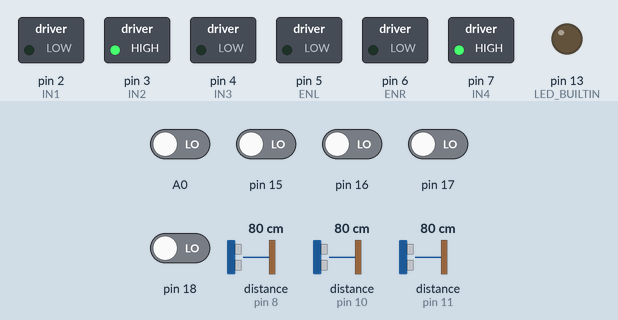
Simulated run of this sketch. Board: Arduino Uno, built with avr-gcc and run on an emulated ATmega328P. Shown: switched loads named in the sketch (green lamp = pin HIGH), output pins drawn as LEDs (lit = HIGH). Dashed ring = blinking. Inputs (shaded band) come from the test bench; at power-on: A0, pin 15–18 LOW, distance to the obstacle (sensors on pin 10, pin 8, pin 11) 80 cm. The echo pulse lasts 58.3 µs per cm; what the sketch prints to the serial monitor is not drawn.

Above: at 1.2 s.
1.3 s: distance to the obstacle (sensor on pin 10) set to 81 cm
At 1.73 s:
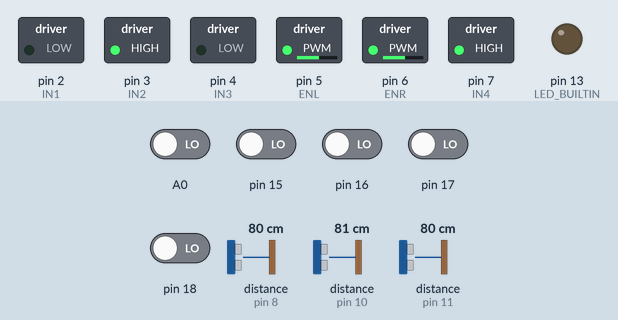
4.3 s: distance to the obstacle (sensor on pin 8) set to 28 cm
At 4.53 s:
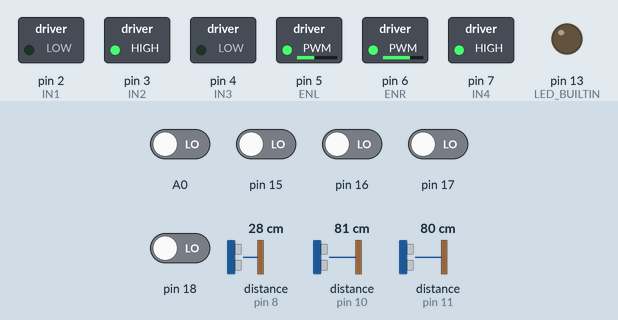
7.3 s: distance to the obstacle (sensor on pin 8) set to 23 cm
At 12.6 s:
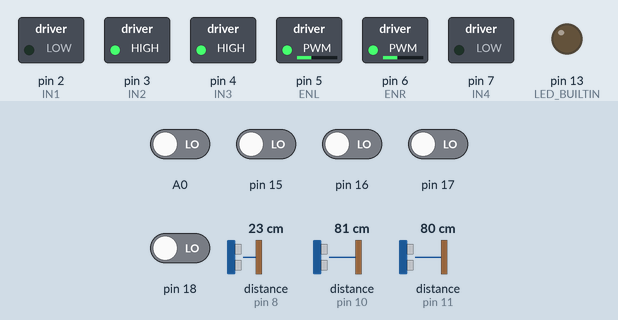
Timing chart, 0 to 14.1 s (numbered marks = the images above; inputs shaded):
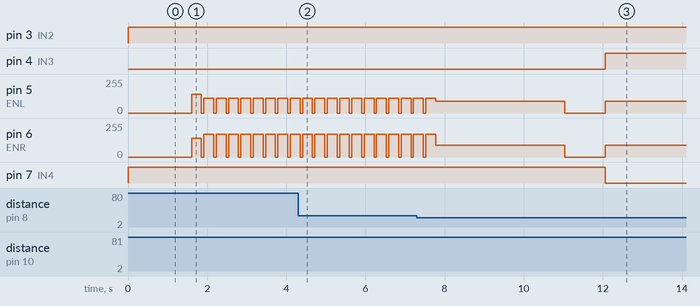

The sketch:

VLF.ino
```cpp
#include <NewPing.h>
#define F_Sonar 8
#define R_Sonar 10
#define L_Sonar 11

#define SONAR_NUM 3 //number of sensor
#define MaxDistance 600  //Maxium distance (in cm) to ping.

#define IN1 2 //left
#define IN2 3
#define IN3 4 //right
#define IN4 7

#define ENL 5 //left
#define ENR 6 //right

int robot_width = 200; // 로봇의 너비
int mazor_width = 500; // 미로의 폭
int mazor_width_tolerance = 10; // 센서의 오차범위
int measure_width; // 총 산출값
int DF_3 = 250;

int a;
int L_Ms, R_Ms;
int line_sensor[5] = {0,0,0,0,0};


float R_sonar_Distance = 0.0; //현재 소나센서 측정값
float R_sonar_Distance_old = 0.0; //전에 측정했던 과거값
float R_sonar_Error = 0.0; //현재 - old

float L_sonar_Distance = 0.0;
float L_sonar_Distance_old = 0.0;
float L_sonar_Error = 0.0;

float F_sonar_Distance = 0.0;
float F_sonar_Distance_old = 0.0;
float F_sonar_Error = 0.0;


NewPing sonar[SONAR_NUM]= {   //Sensor object array.
NewPing (8,8,MaxDistance), //F   Each sensor's trigger pin, echo pin, and max distance to ping.
NewPing (10,10,MaxDistance), //R
NewPing (11,11,MaxDistance) //L
};

void moter(int i, int L_Ms, int R_Ms)
{
  switch(i)
  {
    case 1 ://전진
    digitalWrite(IN1, LOW);
    digitalWrite(IN2, HIGH);
    digitalWrite(IN3, LOW);
    digitalWrite(IN4, HIGH);
    analogWrite(ENL, L_Ms);
    analogWrite(ENR, R_Ms);
    break;

    case 2 ://후진
    digitalWrite(IN1, HIGH);
    digitalWrite(IN2, LOW);
    digitalWrite(IN3, HIGH);
    digitalWrite(IN4, LOW);
    analogWrite(ENL, L_Ms);
    analogWrite(ENR, R_Ms);
    break;

    case 3 ://우회전
    digitalWrite(IN1, LOW);
    digitalWrite(IN2, HIGH);
    digitalWrite(IN3, HIGH);
    digitalWrite(IN4, LOW);
    analogWrite(ENL, L_Ms);
    analogWrite(ENR, R_Ms);
    break;

    case 4 ://좌회전
    digitalWrite(IN1, HIGH);
    digitalWrite(IN2, LOW);
    digitalWrite(IN3, LOW);
    digitalWrite(IN4, HIGH);
    analogWrite(ENL, L_Ms);
    analogWrite(ENR, R_Ms);
    break;

    case 5 ://잠시 정지
    analogWrite(ENL,0);
    analogWrite(ENR,0);
    delay(1000);
    break;
  }
}

int read_line_sensor()
{
  int i,sum = 0; //초기화
  int line_index;

  for(i=0; i<5; i++)
  {
    line_sensor[i] = digitalRead(A0+i);//아날로그 핀(A0) [흰바탕에 검은색 인식] , 라인 트레이싱 시에는 (1-) 삭제, sum =을 5 로 바꿈
    sum += line_sensor[i];
    Serial.print(line_sensor[i]);
    Serial.print("  ");
  }
    Serial.println("");

  //line sensor[0] line sensor[1] line sensor[2] line sensor[3] line sensor[4]
  //   -4      -3      -2      -1       0       1       2       3       4

if((sum == 5)||(sum == 0))

  line_index = -10;

if(sum == 1)
{
  if(line_sensor[0]==1) line_index = -4;
  if(line_sensor[1]==1) line_index = -2;
  if(line_sensor[2]==1) line_index =  0;
  if(line_sensor[3]==1) line_index =  2;
  if(line_sensor[4]==1) line_index =  4;
}

if(sum == 2)
{
  if((line_sensor[0]==1) && (line_sensor[1]==1) ) line_index = -3;
  if((line_sensor[1]==1) && (line_sensor[2]==1) ) line_index = -1;
  if((line_sensor[2]==1) && (line_sensor[3]==1) ) line_index =  1;
  if((line_sensor[3]==1) && (line_sensor[4]==1) ) line_index =  3;
}

Serial.print("line_index",line_index);
Serial.println("");
return line_index;

}


void cwrotation()//회전
{
  int i;
  double min_dg = 0.0; //각도 측정 최솟값
  double min_dg2 = 0.0;
  min_dg = F_sonar_Distance;
  for(i=0; i<400; i++)
  {
    moter(1,90,90);

    min_dg2 = F_sonar_Distance;
    if (min_dg > min_dg2)
    {
      min_dg = min_dg2;
    }

    if(F_sonar_Distance < MaxDistance)
    {
      F_sonar_Distance = MaxDistance;
    }
    Serial.println(F_sonar_Distance);

  }
   moter(1,0,0);
   delay(1000);
   Serial.println("ㅡㅡㅡㅡㅡㅡㅡㅡㅡㅡㅡㅡㅡ");
   Serial.println(min_dg);    //최소값 추출 완료
   Serial.println("ㅡㅡㅡㅡㅡㅡㅡㅡㅡㅡㅡㅡㅡ");

   while(1)
   {
         moter(3,90,90);


            Serial.println("ㅡㅡㅡㅡㅡㅡㅡㅡㅡㅡㅡㅡㅡㅡㅡ");
            Serial.println(L_sonar_Distance);     //최소값을 따라가야할 L값
            Serial.println(R_sonar_Distance);     //최소값을 따라가야할 R값
            Serial.println("ㅡㅡㅡㅡㅡㅡㅡㅡㅡㅡㅡㅡㅡㅡㅡ");
         if(L_sonar_Distance < min_dg + 1 && L_sonar_Distance > min_dg - 1)
         {
          delay(250);
            Serial.println("ㅡㅡㅡㅡㅡㅡㅡㅡㅡㅡㅡㅡㅡㅡㅡ");
            Serial.println("왼쪽이 더먼저 최소값에 도달하였습니다. 정지합니다.");     //정상작동할시 뜨는 문구
            Serial.println("ㅡㅡㅡㅡㅡㅡㅡㅡㅡㅡㅡㅡㅡㅡㅡ");
          moter(3,0,0);
          break;
         }

         else if(R_sonar_Distance < min_dg + 1 && R_sonar_Distance > min_dg - 1)
         {
          delay(250);
            Serial.println("ㅡㅡㅡㅡㅡㅡㅡㅡㅡㅡㅡㅡㅡㅡㅡ");
            Serial.println("오른쪽이 더먼저 최소값에 도달하였습니다. 정지합니다.");     //정상작동할시 뜨는 문구
            Serial.println("ㅡㅡㅡㅡㅡㅡㅡㅡㅡㅡㅡㅡㅡㅡㅡ");
          moter(3,0,0);
          break;
         }
  }
}


void left_wall_following(int moter_diff_L)//
{

  if(L_sonar_Distance < R_sonar_Distance)
  {
     moter(1, 140 + moter_diff_L, 140 - moter_diff_L);
  }

}


void moter_tracking(int moter_diff_L, int moter_diff_R)//양쪽벽 트레킹
{

  if((R_sonar_Distance < L_sonar_Distance)&&(R_sonar_Distance < 200))
  {
    moter(1, 30 - moter_diff_R, 180 + moter_diff_R); //오른족으로
  }
  else if((L_sonar_Distance < R_sonar_Distance)&&(L_sonar_Distance < 200))
  {
    moter(1, 140 + moter_diff_L, 100 - moter_diff_L);
  }
}


void read_sonar_sensor(void) //초음파 센서 값을 읽는 함수
{
   F_sonar_Distance = sonar[0].ping_cm()*10; //각자에 맞도록 센서 번호 설정
   R_sonar_Distance = sonar[1].ping_cm()*10;
   L_sonar_Distance = sonar[2].ping_cm()*10;
   if( R_sonar_Distance == 0) R_sonar_Distance = MaxDistance*10.0;
   if( L_sonar_Distance == 0) L_sonar_Distance = MaxDistance*10.0;
   if( F_sonar_Distance == 0) F_sonar_Distance = MaxDistance*10.0;
}


void updata_sonar_old(void)
{
 R_sonar_Distance_old = R_sonar_Distance; //시간이 지남에따라 현재값을 올드 값으로 넘겨줌
 L_sonar_Distance_old = L_sonar_Distance;
 F_sonar_Distance_old = F_sonar_Distance;
}


void updata_sonar_error(void)
{
 R_sonar_Error = R_sonar_Distance - L_sonar_Distance_old; //현재값-old값
 L_sonar_Error = L_sonar_Distance - R_sonar_Distance_old;
 F_sonar_Error = F_sonar_Distance - F_sonar_Distance_old;
}


void setup()
{
  pinMode(LED_BUILTIN, OUTPUT);
  pinMode(F_Sonar, OUTPUT);
  pinMode(R_Sonar, OUTPUT);
  pinMode(L_Sonar, OUTPUT);
  pinMode(IN1, OUTPUT);
  pinMode(IN2, OUTPUT);
  pinMode(IN3, OUTPUT);
  pinMode(IN4, OUTPUT);

  Serial.begin(9600);


}

void loop()
{

  read_line_sensor();
  int index;
  index = read_line_sensor();

  do{
    switch(index){

    case  -10 ://정지
           moter(1,0,0);
           printf("정지");
           break;

    case  0 : //전진
           moter(1,60,60);
           printf("전진");
           break;

    case 1 : //좌회전
            moter(1,70,100);
            printf("좌회전");
            break;

    case 3 : //급 좌회전
            moter(1,50,110);
            printf("급 좌회전");
            break;

    case 4 : //직각 좌회전
            moter(1,30,120);
            printf("직각 좌회전");
            break;

    case -1: //우회전
            moter(1,100,70);
            printf("우회전");
            break;

    case -3 : //급 우회전
            moter(1,110,50);
            printf("급 우회전");
            break;

    case -4 : //직각 우회전
            moter(1,30,120);
            printf("직각 우회전");
            break;
   }
  }while(index != -10);


 float p_gain = 3;
 int moter_diff_R, moter_diff_L = 0;

 read_sonar_sensor(); // 센서 읽고
 updata_sonar_error(); //차이값을 구하고
 updata_sonar_old();//현재값->old값

 measure_width = L_sonar_Distance + robot_width + R_sonar_Distance; //총 산출값 =

 Serial.print("L_sonar : ");
 Serial.print(L_sonar_Distance); Serial.print("   "); //현재값 모니터 출력
 Serial.print("R_sonar : ");
 Serial.print(R_sonar_Distance); Serial.println(""); //현재값 모니터 출력

 Serial.print("L_sonar_Error : ");Serial.println(L_sonar_Error); //차이값 모니터 출력
 Serial.print("R_sonar_Error : ");Serial.println(R_sonar_Error); //차이값 모니터 출력

 moter_diff_R = R_sonar_Error * p_gain;// 각도 = 차이값*상수
 moter_diff_L = L_sonar_Error * p_gain;

  if((index == -10)&&(measure_width*0.9 - mazor_width_tolerance < measure_width < measure_width*1.0 + mazor_width_tolerance)) //벽 진입확인
  {
    left_wall_following(moter_diff_L);
    delay(250);
    if((F_sonar_Distance <= DF_3)) //라인 인식x, 거리 250 만큼 이동
    {
      cwrotation();
      left_wall_following(moter_diff_L);
      delay(250);
      if((R_sonar_Distance <= L_sonar_Distance)&&(measure_width*0.9 - mazor_width_tolerance < measure_width < measure_width*1.0 + mazor_width_tolerance)) //
      {
        moter_tracking(moter_diff_L, moter_diff_R);
        delay(250);
      }

    }


  }
}
```

Measured:
- the behaviour switches between 80 and 81 cm on distance to the obstacle (sensor on pin 10) (found by bisection; images 0 and 1)
- the behaviour switches between 26 and 25 cm on distance to the obstacle (sensor on pin 8) (found by bisection; images 2 and 3)
- after the input at 1.3 s, pin 5 (ENL): 0/255 → 140/255 after 0.31 s, then repeats every 0.31 s: 0/255 0.06 s, 110/255 0.25 s; pin 6 (ENR): 0/255 → 140/255 after 0.31 s, then repeats every 0.31 s: 0/255 0.06 s, 170/255 0.25 s
- after the input at 7.3 s, pin 4 (IN3): LOW → HIGH after 4.8 s; pin 7 (IN4): HIGH → LOW after 4.8 s
